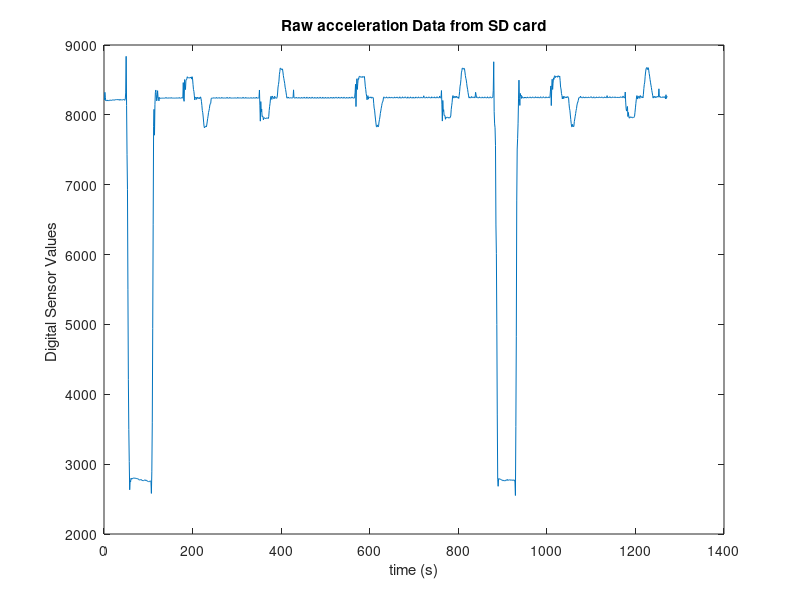
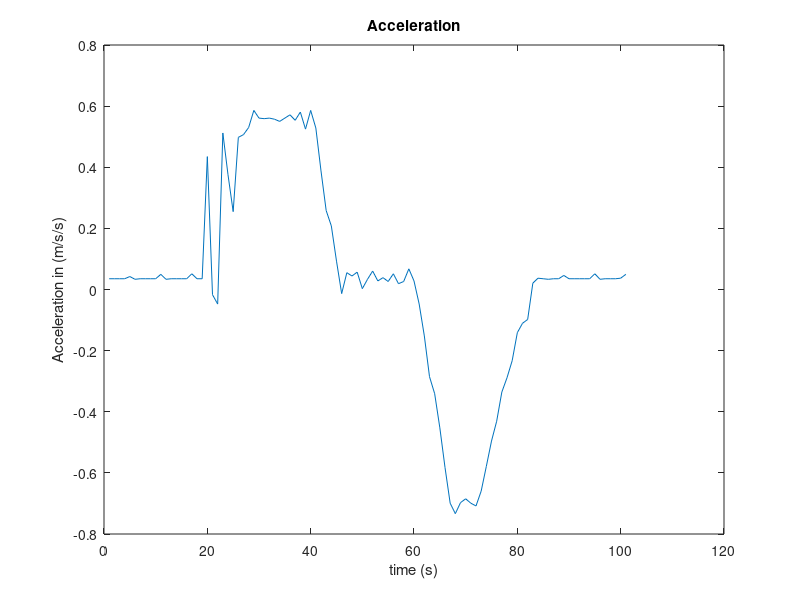
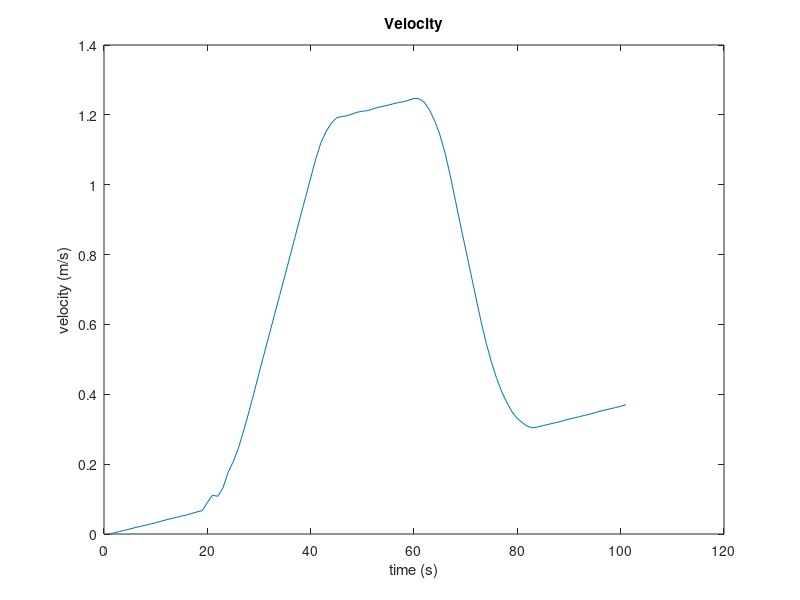
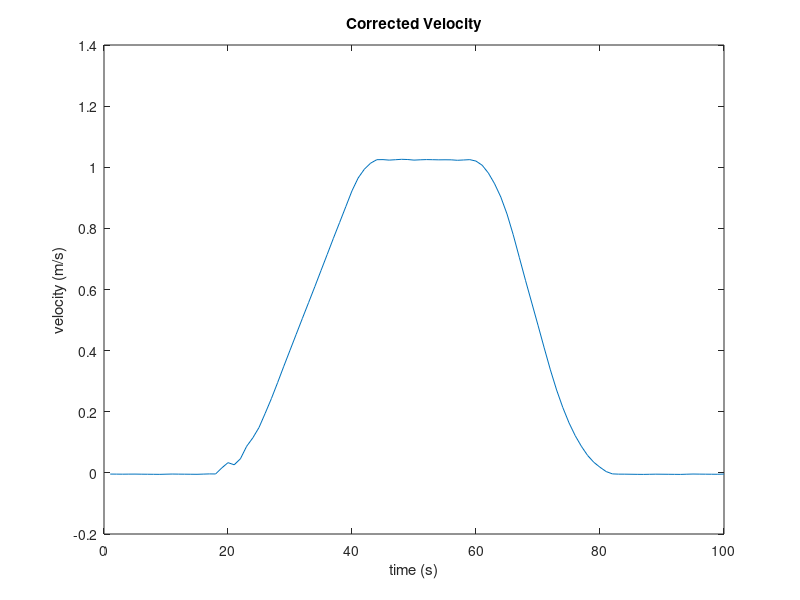

MATLAB code for these plots, in order:

% Maritime engineering LAB 2 Acceleration 
% read data from log file, extract data and post process to calculate the
% acceleration velocity and distance

% to be placed in the same folder as Aufzug.txt file
close all
clc
clear all
dat =dlmread('Aufzug.txt');                 % reads contents of LOG file
             
figure
plot(dat)                                   % plots raw data
title('Raw acceleration Data from SD card')
xlabel ({'time (s)'})
ylabel ({'Digital Sensor Values '})

                                            % A section of graph taken for
sens(1,:) = dat(160:260);                   % post processing
sens(2,:) = dat(320:420);
sens(3,:) = dat(540:640);
sens(4,:) = dat(730:830);
sens(5,:) = dat(990:1090);
sens(6,:) = dat(1154:1254);
distance =[0,0,0,0,0,0].';

for n = 1:6
    
    for k = 1:length(sens(n,:))
    acc(n,k) = 0.0018*sens(n,k)-4.9968;     % Acceleration is calculated
    end                                     % k0 = 0.0018 , k1 = -4.9968

                                            % Dynamic Acceleration is
    for k = 1:length(acc(n,:))              % calculated by subtracting 9.8    
    acc_corr(n,k) = acc(n,k) - 9.8;
    end

    vel(n,:) = cumtrapz(acc_corr(n,:));     % velocity calculation
    vel(n,:) =vel(n,:)*0.1;                 % calculated velocity divided

    

    m = (vel(n,101)-vel(n,2))/(100-1);      % Integration error slope 
    x = 2:101;                              % is calculated and remmoved
    y = m*x;                                % from velocity to get
    vel2(n,:)= vel(n,2:101)-y;              % correct velocity




    dist(n,:) =cumtrapz(vel2(n,:));         % Distance calculation
    dist(n,:) =dist(n,:) *0.1;              % by 0.1, as sampling frequency     
                                            % was 10Hz, and plotted.

    distance(n,:) = abs(trapz(vel2(n,:))*0.1)
end

figure
plot(acc_corr(1,:))                         % Acceleration plot
title('Acceleration')
xlabel ({'time (s)'})
ylabel ({'Acceleration in (m/s/s)'}) 

figure                                 
plot(vel(1,:))                         
title('Velocity')
xlabel ({'time (s)'})
ylabel ({'velocity (m/s)'})

figure
plot(vel2(1,:))                             % velocity without error plot
title('Corrected Velocity')
xlabel ({'time (s)'})
ylabel ({'velocity (m/s)'})

figure
plot(dist(1,:))
title('Distance')
xlabel ({'time (s)'})
ylabel ({'distance (m)'})

average =mean(distance)
standard_deviation = std(distance)
display('thank you for using Acceleration.m') 
%End Of Code